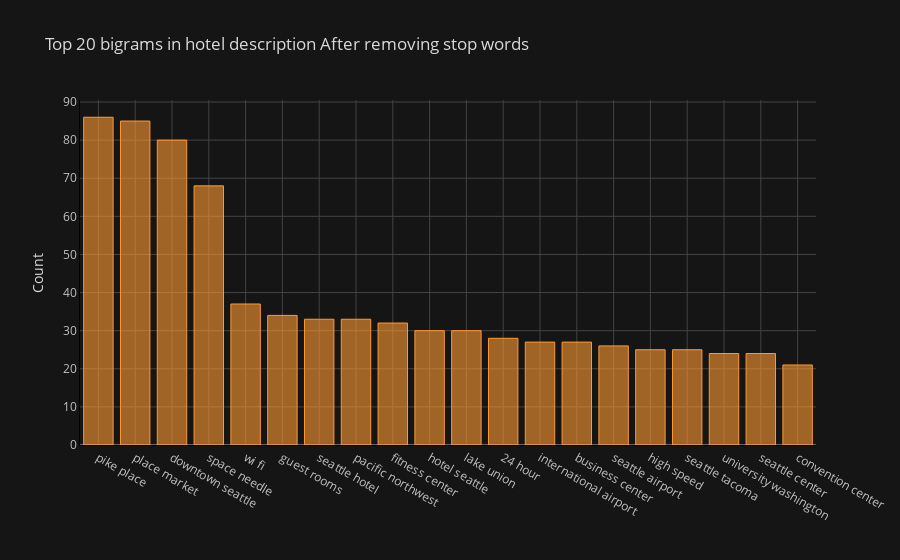

The notebook cell this image was saved under:
### Code cell
#bigrams after text processing
def get_top_n_bigram(corpus, n=None):
    vec = CountVectorizer(ngram_range=(2, 2), stop_words='english').fit(corpus)
    bag_of_words = vec.transform(corpus)
    sum_words = bag_of_words.sum(axis=0) 
    words_freq = [(word, sum_words[0, idx]) for word, idx in vec.vocabulary_.items()]
    words_freq =sorted(words_freq, key = lambda x: x[1], reverse=True)
    return words_freq[:n]
common_words = get_top_n_bigram(df['desc'], 20)
df4 = pd.DataFrame(common_words, columns = ['desc' , 'count'])
df4.groupby('desc').sum()['count'].sort_values(ascending=False).iplot(kind='bar', yTitle='Count', linecolor='black', title='Top 20 bigrams in hotel description After removing stop words')

### Figure 1 — Plotly figure (JSON) as saved in the notebook; plotly's stock layout.template omitted (floating-point values rounded to 4 significant figures)
{"data": [{"marker": {"color": "rgba(255, 153, 51, 0.6)", "line": {"color": "rgba(255, 153, 51, 1.0)", "width": 1}}, "name": "count", "orientation": "v", "text": "", "type": "bar", "x": ["pike place", "place market", "downtown seattle", "space needle", "wi fi", "guest rooms", "seattle hotel", "pacific northwest", "fitness center", "hotel seattle", "lake union", "24 hour", "international airport", "business center", "seattle airport", "high speed", "seattle tacoma", "university washington", "seattle center", "convention center"], "y": [86, 85, 80, 68, 37, 34, 33, 33, 32, 30, 30, 28, 27, 27, 26, 25, 25, 24, 24, 21]}], "layout": {"legend": {"bgcolor": "#151516", "font": {"color": "#D9D9D9"}}, "paper_bgcolor": "#151516", "plot_bgcolor": "#151516", "title": {"font": {"color": "#D9D9D9"}, "text": "Top 20 bigrams in hotel description After removing stop words"}, "xaxis": {"gridcolor": "#434343", "linecolor": "black", "showgrid": true, "tickfont": {"color": "#C2C2C2"}, "title": {"font": {"color": "#D9D9D9"}, "text": ""}, "zerolinecolor": "#666570"}, "yaxis": {"gridcolor": "#434343", "linecolor": "black", "showgrid": true, "tickfont": {"color": "#C2C2C2"}, "title": {"font": {"color": "#D9D9D9"}, "text": "Count"}, "zerolinecolor": "#666570"}}}
